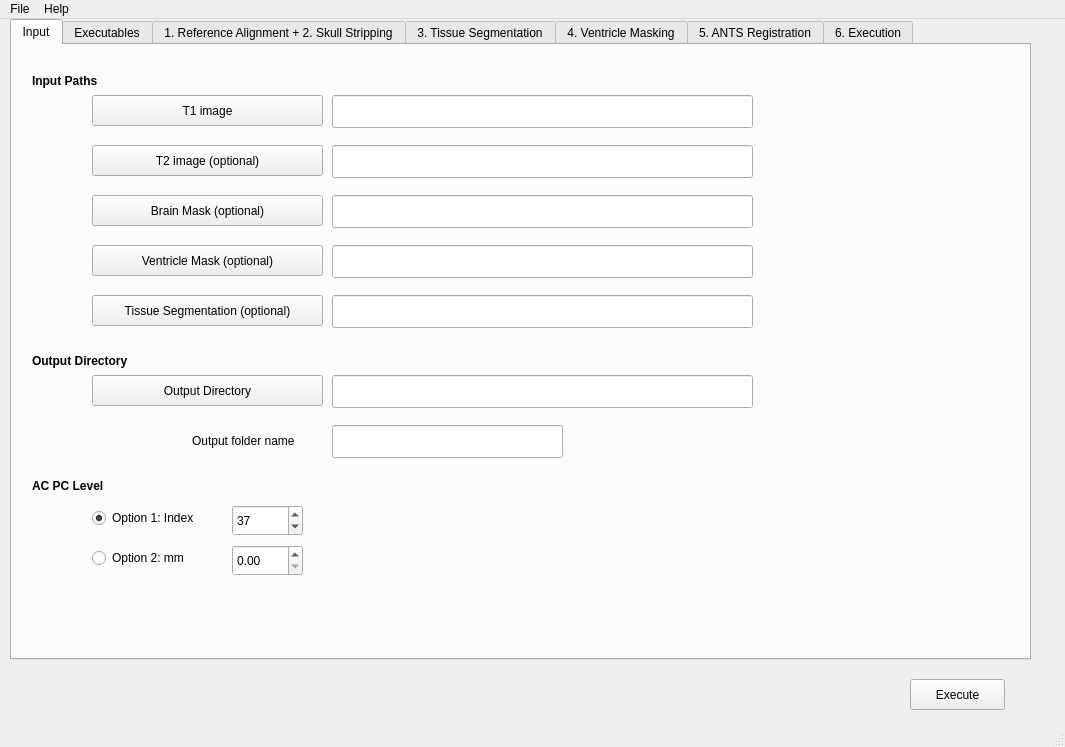
<?xml version="1.0" encoding="UTF-8"?>
<ui version="4.0">
 <class>CSFWindow</class>
 <widget class="QMainWindow" name="CSFWindow">
  <property name="geometry">
   <rect>
    <x>0</x>
    <y>0</y>
    <width>1065</width>
    <height>747</height>
   </rect>
  </property>
  <property name="windowTitle">
   <string>CSFWindow</string>
  </property>
  <widget class="QWidget" name="centralwidget">
   <widget class="QTabWidget" name="tabWidget">
    <property name="geometry">
     <rect>
      <x>10</x>
      <y>0</y>
      <width>1021</width>
      <height>641</height>
     </rect>
    </property>
    <property name="currentIndex">
     <number>0</number>
    </property>
    <widget class="QWidget" name="tab_input">
     <attribute name="title">
      <string>Input</string>
     </attribute>
     <widget class="QLabel" name="label_OutputFolderName">
      <property name="geometry">
       <rect>
        <x>180</x>
        <y>380</y>
        <width>131</width>
        <height>31</height>
       </rect>
      </property>
      <property name="text">
       <string>Output folder name</string>
      </property>
     </widget>
     <widget class="QPushButton" name="pushButton_T1img">
      <property name="geometry">
       <rect>
        <x>80</x>
        <y>50</y>
        <width>231</width>
        <height>31</height>
       </rect>
      </property>
      <property name="text">
       <string>T1 image</string>
      </property>
     </widget>
     <widget class="QPushButton" name="pushButton_T2img">
      <property name="geometry">
       <rect>
        <x>80</x>
        <y>100</y>
        <width>231</width>
        <height>31</height>
       </rect>
      </property>
      <property name="text">
       <string>T2 image (optional)</string>
      </property>
     </widget>
     <widget class="QPushButton" name="pushButton_BrainMask">
      <property name="geometry">
       <rect>
        <x>80</x>
        <y>150</y>
        <width>231</width>
        <height>31</height>
       </rect>
      </property>
      <property name="text">
       <string>Brain Mask (optional)</string>
      </property>
     </widget>
     <widget class="QPushButton" name="pushButton_VentricleMask">
      <property name="geometry">
       <rect>
        <x>80</x>
        <y>200</y>
        <width>231</width>
        <height>31</height>
       </rect>
      </property>
      <property name="text">
       <string>Ventricle Mask (optional)</string>
      </property>
     </widget>
     <widget class="QPushButton" name="pushButton_TissueSeg">
      <property name="geometry">
       <rect>
        <x>80</x>
        <y>250</y>
        <width>231</width>
        <height>31</height>
       </rect>
      </property>
      <property name="text">
       <string>Tissue Segmentation (optional)</string>
      </property>
     </widget>
     <widget class="QLineEdit" name="lineEdit_T1img">
      <property name="geometry">
       <rect>
        <x>320</x>
        <y>50</y>
        <width>421</width>
        <height>33</height>
       </rect>
      </property>
     </widget>
     <widget class="QLineEdit" name="lineEdit_T2img">
      <property name="geometry">
       <rect>
        <x>320</x>
        <y>100</y>
        <width>421</width>
        <height>33</height>
       </rect>
      </property>
     </widget>
     <widget class="QLineEdit" name="lineEdit_BrainMask">
      <property name="geometry">
       <rect>
        <x>320</x>
        <y>150</y>
        <width>421</width>
        <height>33</height>
       </rect>
      </property>
     </widget>
     <widget class="QLineEdit" name="lineEdit_VentriclMask">
      <property name="geometry">
       <rect>
        <x>320</x>
        <y>200</y>
        <width>421</width>
        <height>33</height>
       </rect>
      </property>
     </widget>
     <widget class="QLineEdit" name="lineEdit_TissueSeg">
      <property name="geometry">
       <rect>
        <x>320</x>
        <y>250</y>
        <width>421</width>
        <height>33</height>
       </rect>
      </property>
     </widget>
     <widget class="QLineEdit" name="lineEdit_OutputDir">
      <property name="geometry">
       <rect>
        <x>320</x>
        <y>330</y>
        <width>421</width>
        <height>33</height>
       </rect>
      </property>
     </widget>
     <widget class="QLabel" name="label_InputPaths">
      <property name="geometry">
       <rect>
        <x>20</x>
        <y>20</y>
        <width>131</width>
        <height>31</height>
       </rect>
      </property>
      <property name="font">
       <font>
        <weight>75</weight>
        <bold>true</bold>
       </font>
      </property>
      <property name="text">
       <string>Input Paths</string>
      </property>
     </widget>
     <widget class="QLabel" name="label_OutpuDirectory">
      <property name="geometry">
       <rect>
        <x>20</x>
        <y>300</y>
        <width>131</width>
        <height>31</height>
       </rect>
      </property>
      <property name="font">
       <font>
        <weight>75</weight>
        <bold>true</bold>
       </font>
      </property>
      <property name="text">
       <string>Output Directory</string>
      </property>
     </widget>
     <widget class="QLineEdit" name="lineEdit_OutputFolderName">
      <property name="geometry">
       <rect>
        <x>320</x>
        <y>380</y>
        <width>231</width>
        <height>33</height>
       </rect>
      </property>
     </widget>
     <widget class="QPushButton" name="pushButton_OutputDir">
      <property name="geometry">
       <rect>
        <x>80</x>
        <y>330</y>
        <width>231</width>
        <height>31</height>
       </rect>
      </property>
      <property name="text">
       <string>Output Directory</string>
      </property>
     </widget>
     <widget class="QLabel" name="label_AcPcLevel">
      <property name="geometry">
       <rect>
        <x>20</x>
        <y>430</y>
        <width>91</width>
        <height>21</height>
       </rect>
      </property>
      <property name="font">
       <font>
        <weight>75</weight>
        <bold>true</bold>
       </font>
      </property>
      <property name="text">
       <string>AC PC Level</string>
      </property>
     </widget>
     <widget class="QSpinBox" name="spinBox_Index">
      <property name="geometry">
       <rect>
        <x>220</x>
        <y>460</y>
        <width>71</width>
        <height>31</height>
       </rect>
      </property>
      <property name="value">
       <number>37</number>
      </property>
     </widget>
     <widget class="QDoubleSpinBox" name="doubleSpinBox_mm">
      <property name="geometry">
       <rect>
        <x>220</x>
        <y>500</y>
        <width>71</width>
        <height>31</height>
       </rect>
      </property>
      <property name="singleStep">
       <double>0.010000000000000</double>
      </property>
     </widget>
     <widget class="QRadioButton" name="radioButton_Index">
      <property name="geometry">
       <rect>
        <x>80</x>
        <y>460</y>
        <width>131</width>
        <height>26</height>
       </rect>
      </property>
      <property name="text">
       <string>Option 1: Index</string>
      </property>
      <property name="checked">
       <bool>true</bool>
      </property>
     </widget>
     <widget class="QRadioButton" name="radioButton_mm">
      <property name="geometry">
       <rect>
        <x>80</x>
        <y>500</y>
        <width>121</width>
        <height>26</height>
       </rect>
      </property>
      <property name="text">
       <string>Option 2: mm</string>
      </property>
     </widget>
    </widget>
    <widget class="QWidget" name="tab_executables">
     <attribute name="title">
      <string>Executables</string>
     </attribute>
     <widget class="QPushButton" name="pushButton_ABC">
      <property name="geometry">
       <rect>
        <x>60</x>
        <y>50</y>
        <width>151</width>
        <height>31</height>
       </rect>
      </property>
      <property name="text">
       <string>ABC</string>
      </property>
     </widget>
     <widget class="QPushButton" name="pushButton_ANTS">
      <property name="geometry">
       <rect>
        <x>60</x>
        <y>100</y>
        <width>151</width>
        <height>31</height>
       </rect>
      </property>
      <property name="text">
       <string>ANTS</string>
      </property>
     </widget>
     <widget class="QPushButton" name="pushButton_ITK">
      <property name="geometry">
       <rect>
        <x>60</x>
        <y>300</y>
        <width>151</width>
        <height>31</height>
       </rect>
      </property>
      <property name="text">
       <string>ITK Transform Tools</string>
      </property>
     </widget>
     <widget class="QPushButton" name="pushButton_FSLBET">
      <property name="geometry">
       <rect>
        <x>60</x>
        <y>200</y>
        <width>151</width>
        <height>31</height>
       </rect>
      </property>
      <property name="text">
       <string>FSLBET</string>
      </property>
     </widget>
     <widget class="QPushButton" name="pushButton_N4">
      <property name="geometry">
       <rect>
        <x>60</x>
        <y>350</y>
        <width>151</width>
        <height>31</height>
       </rect>
      </property>
      <property name="text">
       <string>N4</string>
      </property>
     </widget>
     <widget class="QPushButton" name="pushButton_ImageMath">
      <property name="geometry">
       <rect>
        <x>60</x>
        <y>250</y>
        <width>151</width>
        <height>31</height>
       </rect>
      </property>
      <property name="text">
       <string>ImageMath</string>
      </property>
     </widget>
     <widget class="QPushButton" name="pushButton_Python">
      <property name="geometry">
       <rect>
        <x>60</x>
        <y>400</y>
        <width>151</width>
        <height>31</height>
       </rect>
      </property>
      <property name="text">
       <string>Python</string>
      </property>
     </widget>
     <widget class="QPushButton" name="pushButton_ABCreset">
      <property name="geometry">
       <rect>
        <x>690</x>
        <y>50</y>
        <width>95</width>
        <height>31</height>
       </rect>
      </property>
      <property name="text">
       <string>Reset</string>
      </property>
     </widget>
     <widget class="QPushButton" name="pushButton_ANTSreset">
      <property name="geometry">
       <rect>
        <x>690</x>
        <y>100</y>
        <width>95</width>
        <height>31</height>
       </rect>
      </property>
      <property name="text">
       <string>Reset</string>
      </property>
     </widget>
     <widget class="QPushButton" name="pushButton_ITKreset">
      <property name="geometry">
       <rect>
        <x>690</x>
        <y>150</y>
        <width>95</width>
        <height>31</height>
       </rect>
      </property>
      <property name="text">
       <string>Reset</string>
      </property>
     </widget>
     <widget class="QPushButton" name="pushButton_FSLBETreset">
      <property name="geometry">
       <rect>
        <x>690</x>
        <y>200</y>
        <width>95</width>
        <height>31</height>
       </rect>
      </property>
      <property name="text">
       <string>Reset</string>
      </property>
     </widget>
     <widget class="QPushButton" name="pushButton_N4reset">
      <property name="geometry">
       <rect>
        <x>690</x>
        <y>250</y>
        <width>95</width>
        <height>31</height>
       </rect>
      </property>
      <property name="text">
       <string>Reset</string>
      </property>
     </widget>
     <widget class="QPushButton" name="pushButton_ImageMathReset">
      <property name="geometry">
       <rect>
        <x>690</x>
        <y>300</y>
        <width>95</width>
        <height>31</height>
       </rect>
      </property>
      <property name="text">
       <string>Reset</string>
      </property>
     </widget>
     <widget class="QPushButton" name="pushButton_PythonRest">
      <property name="geometry">
       <rect>
        <x>690</x>
        <y>350</y>
        <width>95</width>
        <height>31</height>
       </rect>
      </property>
      <property name="text">
       <string>Reset</string>
      </property>
     </widget>
     <widget class="QLineEdit" name="lineEdit_ABC">
      <property name="geometry">
       <rect>
        <x>220</x>
        <y>50</y>
        <width>461</width>
        <height>33</height>
       </rect>
      </property>
      <property name="text">
       <string/>
      </property>
     </widget>
     <widget class="QLineEdit" name="lineEdit_ANTS">
      <property name="geometry">
       <rect>
        <x>220</x>
        <y>100</y>
        <width>461</width>
        <height>33</height>
       </rect>
      </property>
     </widget>
     <widget class="QLineEdit" name="lineEdit_BRAINSFit">
      <property name="geometry">
       <rect>
        <x>220</x>
        <y>150</y>
        <width>461</width>
        <height>33</height>
       </rect>
      </property>
     </widget>
     <widget class="QLineEdit" name="lineEdit_FSLBET">
      <property name="geometry">
       <rect>
        <x>220</x>
        <y>200</y>
        <width>461</width>
        <height>33</height>
       </rect>
      </property>
     </widget>
     <widget class="QLineEdit" name="lineEdit_ImageMath">
      <property name="geometry">
       <rect>
        <x>220</x>
        <y>250</y>
        <width>461</width>
        <height>33</height>
       </rect>
      </property>
     </widget>
     <widget class="QLineEdit" name="lineEdit_ITK">
      <property name="geometry">
       <rect>
        <x>220</x>
        <y>300</y>
        <width>461</width>
        <height>33</height>
       </rect>
      </property>
     </widget>
     <widget class="QLineEdit" name="lineEdit_N4">
      <property name="geometry">
       <rect>
        <x>220</x>
        <y>350</y>
        <width>461</width>
        <height>33</height>
       </rect>
      </property>
     </widget>
     <widget class="QLabel" name="label_executables">
      <property name="geometry">
       <rect>
        <x>20</x>
        <y>20</y>
        <width>151</width>
        <height>21</height>
       </rect>
      </property>
      <property name="font">
       <font>
        <weight>75</weight>
        <bold>true</bold>
       </font>
      </property>
      <property name="text">
       <string>Executables</string>
      </property>
     </widget>
     <widget class="QPushButton" name="pushButton_BRAINSFit">
      <property name="geometry">
       <rect>
        <x>60</x>
        <y>150</y>
        <width>151</width>
        <height>31</height>
       </rect>
      </property>
      <property name="text">
       <string>BRAINSFit</string>
      </property>
     </widget>
     <widget class="QLineEdit" name="lineEdit_Python">
      <property name="geometry">
       <rect>
        <x>220</x>
        <y>400</y>
        <width>461</width>
        <height>33</height>
       </rect>
      </property>
     </widget>
     <widget class="QPushButton" name="pushButton_BRAINSFitRest">
      <property name="geometry">
       <rect>
        <x>690</x>
        <y>400</y>
        <width>95</width>
        <height>31</height>
       </rect>
      </property>
      <property name="text">
       <string>Reset</string>
      </property>
     </widget>
    </widget>
    <widget class="QWidget" name="tab_RAandSS">
     <attribute name="title">
      <string>1. Reference Alignment + 2. Skull Stripping</string>
     </attribute>
     <widget class="QRadioButton" name="radioButton_rigidRegistration">
      <property name="geometry">
       <rect>
        <x>60</x>
        <y>50</y>
        <width>211</width>
        <height>26</height>
       </rect>
      </property>
      <property name="text">
       <string>Perform rigid registration</string>
      </property>
      <property name="checked">
       <bool>true</bool>
      </property>
     </widget>
     <widget class="QRadioButton" name="radioButton_preAligned">
      <property name="geometry">
       <rect>
        <x>60</x>
        <y>80</y>
        <width>201</width>
        <height>26</height>
       </rect>
      </property>
      <property name="text">
       <string>My data is pre-aligned</string>
      </property>
     </widget>
     <widget class="QCheckBox" name="checkBox_SkullStripping">
      <property name="geometry">
       <rect>
        <x>50</x>
        <y>220</y>
        <width>381</width>
        <height>26</height>
       </rect>
      </property>
      <property name="contextMenuPolicy">
       <enum>Qt::PreventContextMenu</enum>
      </property>
      <property name="text">
       <string>Perform automatic skull-stripping</string>
      </property>
      <property name="checked">
       <bool>true</bool>
      </property>
     </widget>
     <widget class="QLabel" name="label_ReferenceAlignment">
      <property name="geometry">
       <rect>
        <x>20</x>
        <y>20</y>
        <width>171</width>
        <height>21</height>
       </rect>
      </property>
      <property name="font">
       <font>
        <weight>75</weight>
        <bold>true</bold>
       </font>
      </property>
      <property name="text">
       <string>1. Reference Alignment</string>
      </property>
     </widget>
     <widget class="QLabel" name="label_SkullStripping">
      <property name="geometry">
       <rect>
        <x>20</x>
        <y>190</y>
        <width>191</width>
        <height>21</height>
       </rect>
      </property>
      <property name="font">
       <font>
        <weight>75</weight>
        <bold>true</bold>
       </font>
      </property>
      <property name="text">
       <string>2. Skull Stripping</string>
      </property>
     </widget>
     <widget class="QPushButton" name="pushButton_ReferenceAtlasDir">
      <property name="geometry">
       <rect>
        <x>60</x>
        <y>120</y>
        <width>201</width>
        <height>31</height>
       </rect>
      </property>
      <property name="text">
       <string>Reference Atlas Directory</string>
      </property>
     </widget>
     <widget class="QLineEdit" name="lineEdit_ReferenceAtlasDir">
      <property name="geometry">
       <rect>
        <x>280</x>
        <y>120</y>
        <width>461</width>
        <height>33</height>
       </rect>
      </property>
     </widget>
    </widget>
    <widget class="QWidget" name="tab_TissueSeg">
     <attribute name="title">
      <string>3. Tissue Segmentation</string>
     </attribute>
     <widget class="QLabel" name="label_CSFLabel">
      <property name="geometry">
       <rect>
        <x>270</x>
        <y>100</y>
        <width>71</width>
        <height>31</height>
       </rect>
      </property>
      <property name="text">
       <string>CSF-Label</string>
      </property>
     </widget>
     <widget class="QSpinBox" name="spinBox_CSFLabel">
      <property name="geometry">
       <rect>
        <x>360</x>
        <y>100</y>
        <width>52</width>
        <height>31</height>
       </rect>
      </property>
      <property name="value">
       <number>3</number>
      </property>
     </widget>
     <widget class="QCheckBox" name="checkBox_TissueSeg">
      <property name="geometry">
       <rect>
        <x>30</x>
        <y>30</y>
        <width>241</width>
        <height>26</height>
       </rect>
      </property>
      <property name="text">
       <string>Perform tissue segmentation</string>
      </property>
      <property name="checked">
       <bool>true</bool>
      </property>
     </widget>
     <widget class="QLabel" name="label_TissueSeg">
      <property name="geometry">
       <rect>
        <x>30</x>
        <y>70</y>
        <width>271</width>
        <height>21</height>
       </rect>
      </property>
      <property name="font">
       <font>
        <weight>75</weight>
        <bold>true</bold>
       </font>
      </property>
      <property name="text">
       <string>&lt;html&gt;&lt;head/&gt;&lt;body&gt;&lt;p&gt;Tissue Segmentation Parameters&lt;/p&gt;&lt;/body&gt;&lt;/html&gt;</string>
      </property>
     </widget>
     <widget class="QLineEdit" name="lineEdit_TissueSegAtlas">
      <property name="geometry">
       <rect>
        <x>360</x>
        <y>150</y>
        <width>401</width>
        <height>33</height>
       </rect>
      </property>
     </widget>
     <widget class="QPushButton" name="pushButton_TissueSegAtlas">
      <property name="geometry">
       <rect>
        <x>80</x>
        <y>150</y>
        <width>261</width>
        <height>31</height>
       </rect>
      </property>
      <property name="text">
       <string>Tissue Segmentation Atlas Directory</string>
      </property>
     </widget>
    </widget>
    <widget class="QWidget" name="tab_VentricleMasking">
     <attribute name="title">
      <string>4. Ventricle Masking</string>
     </attribute>
     <widget class="QLabel" name="label_VerticleMasking">
      <property name="geometry">
       <rect>
        <x>30</x>
        <y>60</y>
        <width>211</width>
        <height>31</height>
       </rect>
      </property>
      <property name="font">
       <font>
        <weight>75</weight>
        <bold>true</bold>
       </font>
      </property>
      <property name="text">
       <string>Ventricle Masking Parameters</string>
      </property>
     </widget>
     <widget class="QLabel" name="label_ROIAtalsT1">
      <property name="geometry">
       <rect>
        <x>170</x>
        <y>90</y>
        <width>81</width>
        <height>31</height>
       </rect>
      </property>
      <property name="text">
       <string>ROI Atlas T1</string>
      </property>
     </widget>
     <widget class="QLabel" name="label_ROIAtalsLabel">
      <property name="geometry">
       <rect>
        <x>150</x>
        <y>140</y>
        <width>111</width>
        <height>31</height>
       </rect>
      </property>
      <property name="text">
       <string>ROI Atlas Label</string>
      </property>
     </widget>
     <widget class="QSpinBox" name="spinBox_LeftVentricleLabel">
      <property name="geometry">
       <rect>
        <x>270</x>
        <y>190</y>
        <width>61</width>
        <height>31</height>
       </rect>
      </property>
      <property name="value">
       <number>45</number>
      </property>
     </widget>
     <widget class="QSpinBox" name="spinBox_RightVentricleLabel">
      <property name="geometry">
       <rect>
        <x>270</x>
        <y>240</y>
        <width>61</width>
        <height>31</height>
       </rect>
      </property>
      <property name="value">
       <number>46</number>
      </property>
     </widget>
     <widget class="QLabel" name="label_LeftVentricleLabel">
      <property name="geometry">
       <rect>
        <x>130</x>
        <y>190</y>
        <width>131</width>
        <height>31</height>
       </rect>
      </property>
      <property name="text">
       <string>Left Ventricle Label</string>
      </property>
     </widget>
     <widget class="QLabel" name="label_RightVentricleLabel">
      <property name="geometry">
       <rect>
        <x>120</x>
        <y>240</y>
        <width>141</width>
        <height>31</height>
       </rect>
      </property>
      <property name="text">
       <string>Right Ventricle Label</string>
      </property>
     </widget>
     <widget class="QLineEdit" name="lineEdit_ROIAtalsT1">
      <property name="geometry">
       <rect>
        <x>270</x>
        <y>90</y>
        <width>421</width>
        <height>33</height>
       </rect>
      </property>
     </widget>
     <widget class="QLineEdit" name="lineEdit_ROIAtalsLabel">
      <property name="geometry">
       <rect>
        <x>270</x>
        <y>140</y>
        <width>421</width>
        <height>33</height>
       </rect>
      </property>
     </widget>
     <widget class="QCheckBox" name="checkBox_VerticleMasking">
      <property name="geometry">
       <rect>
        <x>20</x>
        <y>30</y>
        <width>371</width>
        <height>26</height>
       </rect>
      </property>
      <property name="text">
       <string>Perform ventircle masking</string>
      </property>
      <property name="checked">
       <bool>true</bool>
      </property>
     </widget>
    </widget>
    <widget class="QWidget" name="tab_ANTSregistration">
     <attribute name="title">
      <string>5. ANTS Registration</string>
     </attribute>
     <widget class="QLabel" name="label_ANTSregistration">
      <property name="geometry">
       <rect>
        <x>20</x>
        <y>20</y>
        <width>171</width>
        <height>21</height>
       </rect>
      </property>
      <property name="font">
       <font>
        <weight>75</weight>
        <bold>true</bold>
       </font>
      </property>
      <property name="text">
       <string>ANTS Registration Parameters</string>
      </property>
     </widget>
     <widget class="QLabel" name="label_RegType1">
      <property name="geometry">
       <rect>
        <x>60</x>
        <y>60</y>
        <width>151</width>
        <height>21</height>
       </rect>
      </property>
      <property name="text">
       <string>Registration Type</string>
      </property>
     </widget>
     <widget class="QLabel" name="label_RegType2">
      <property name="geometry">
       <rect>
        <x>60</x>
        <y>90</y>
        <width>171</width>
        <height>21</height>
       </rect>
      </property>
      <property name="font">
       <font>
        <italic>true</italic>
       </font>
      </property>
      <property name="text">
       <string>ANTS Registration Type</string>
      </property>
     </widget>
     <widget class="QLabel" name="label_TransformationStep1">
      <property name="geometry">
       <rect>
        <x>60</x>
        <y>140</y>
        <width>141</width>
        <height>21</height>
       </rect>
      </property>
      <property name="text">
       <string>Transformation Step</string>
      </property>
     </widget>
     <widget class="QLabel" name="label_TransformationStep2">
      <property name="geometry">
       <rect>
        <x>60</x>
        <y>170</y>
        <width>291</width>
        <height>21</height>
       </rect>
      </property>
      <property name="font">
       <font>
        <italic>true</italic>
       </font>
      </property>
      <property name="text">
       <string>Diffeomorphic gradient descent step length</string>
      </property>
     </widget>
     <widget class="QLabel" name="label_Iterations1">
      <property name="geometry">
       <rect>
        <x>60</x>
        <y>220</y>
        <width>66</width>
        <height>21</height>
       </rect>
      </property>
      <property name="text">
       <string>Iterations</string>
      </property>
     </widget>
     <widget class="QLabel" name="label_Iterations2">
      <property name="geometry">
       <rect>
        <x>60</x>
        <y>250</y>
        <width>241</width>
        <height>21</height>
       </rect>
      </property>
      <property name="font">
       <font>
        <italic>true</italic>
       </font>
      </property>
      <property name="text">
       <string>ANTS Iterations for diffeomorphism</string>
      </property>
     </widget>
     <widget class="QLabel" name="label_Metric1">
      <property name="geometry">
       <rect>
        <x>60</x>
        <y>290</y>
        <width>111</width>
        <height>21</height>
       </rect>
      </property>
      <property name="text">
       <string>Similarity Metric</string>
      </property>
     </widget>
     <widget class="QLabel" name="label_Metric2">
      <property name="geometry">
       <rect>
        <x>60</x>
        <y>320</y>
        <width>431</width>
        <height>21</height>
       </rect>
      </property>
      <property name="font">
       <font>
        <italic>true</italic>
       </font>
      </property>
      <property name="text">
       <string>ANTS Similarity Metric type: CC=Cross-Correlation,</string>
      </property>
     </widget>
     <widget class="QLabel" name="label_Metric3">
      <property name="geometry">
       <rect>
        <x>60</x>
        <y>340</y>
        <width>371</width>
        <height>21</height>
       </rect>
      </property>
      <property name="font">
       <font>
        <italic>true</italic>
       </font>
      </property>
      <property name="text">
       <string>MI=Mutual Information, MSQ=Mean Square Difference</string>
      </property>
     </widget>
     <widget class="QLabel" name="label_SimilarityParameter1">
      <property name="geometry">
       <rect>
        <x>60</x>
        <y>390</y>
        <width>311</width>
        <height>21</height>
       </rect>
      </property>
      <property name="text">
       <string>Similarity Parameter</string>
      </property>
      <property name="buddy">
       <cstring>label_SimilarityParameter1</cstring>
      </property>
     </widget>
     <widget class="QLabel" name="label_SimilarityParameter2">
      <property name="geometry">
       <rect>
        <x>60</x>
        <y>420</y>
        <width>421</width>
        <height>21</height>
       </rect>
      </property>
      <property name="font">
       <font>
        <italic>true</italic>
       </font>
      </property>
      <property name="text">
       <string>Region Radius for CC, number of bins for MI, etc.</string>
      </property>
     </widget>
     <widget class="QLabel" name="label_GaussianSigma1">
      <property name="geometry">
       <rect>
        <x>60</x>
        <y>460</y>
        <width>161</width>
        <height>21</height>
       </rect>
      </property>
      <property name="text">
       <string>Gaussian Sigma</string>
      </property>
     </widget>
     <widget class="QLabel" name="label_GaussianSigma2">
      <property name="geometry">
       <rect>
        <x>60</x>
        <y>490</y>
        <width>231</width>
        <height>21</height>
       </rect>
      </property>
      <property name="font">
       <font>
        <italic>true</italic>
       </font>
      </property>
      <property name="text">
       <string>ANTS Gaussian Sigma</string>
      </property>
     </widget>
     <widget class="QLabel" name="label_T1Weight">
      <property name="geometry">
       <rect>
        <x>60</x>
        <y>540</y>
        <width>81</width>
        <height>21</height>
       </rect>
      </property>
      <property name="text">
       <string>T1 Weight</string>
      </property>
     </widget>
     <widget class="QComboBox" name="comboBox_RegType">
      <property name="geometry">
       <rect>
        <x>480</x>
        <y>80</y>
        <width>151</width>
        <height>31</height>
       </rect>
      </property>
      <item>
       <property name="text">
        <string>GreedyDiffeo</string>
       </property>
      </item>
      <item>
       <property name="text">
        <string>Rigid</string>
       </property>
      </item>
      <item>
       <property name="text">
        <string>Affine</string>
       </property>
      </item>
      <item>
       <property name="text">
        <string>SpatioTempDiffeo</string>
       </property>
      </item>
     </widget>
     <widget class="QSpinBox" name="spinBox_SimilarityParameter">
      <property name="geometry">
       <rect>
        <x>560</x>
        <y>420</y>
        <width>71</width>
        <height>31</height>
       </rect>
      </property>
      <property name="value">
       <number>4</number>
      </property>
     </widget>
     <widget class="QSpinBox" name="spinBox_T1Weight">
      <property name="geometry">
       <rect>
        <x>560</x>
        <y>540</y>
        <width>71</width>
        <height>31</height>
       </rect>
      </property>
      <property name="value">
       <number>1</number>
      </property>
     </widget>
     <widget class="QDoubleSpinBox" name="doubleSpinBox_GaussianSigma">
      <property name="geometry">
       <rect>
        <x>560</x>
        <y>480</y>
        <width>71</width>
        <height>31</height>
       </rect>
      </property>
      <property name="singleStep">
       <double>0.010000000000000</double>
      </property>
     </widget>
     <widget class="QDoubleSpinBox" name="doubleSpinBox_TransformationStep">
      <property name="geometry">
       <rect>
        <x>560</x>
        <y>160</y>
        <width>71</width>
        <height>31</height>
       </rect>
      </property>
      <property name="singleStep">
       <double>0.010000000000000</double>
      </property>
      <property name="value">
       <double>0.250000000000000</double>
      </property>
     </widget>
     <widget class="QLineEdit" name="lineEdit_Iterations">
      <property name="geometry">
       <rect>
        <x>482</x>
        <y>250</y>
        <width>151</width>
        <height>33</height>
       </rect>
      </property>
      <property name="text">
       <string>100x50x25</string>
      </property>
     </widget>
     <widget class="QComboBox" name="comboBox_Metric">
      <property name="geometry">
       <rect>
        <x>480</x>
        <y>330</y>
        <width>151</width>
        <height>31</height>
       </rect>
      </property>
      <item>
       <property name="text">
        <string>CC</string>
       </property>
      </item>
      <item>
       <property name="text">
        <string>MI</string>
       </property>
      </item>
      <item>
       <property name="text">
        <string>MSQ</string>
       </property>
      </item>
     </widget>
    </widget>
    <widget class="QWidget" name="tab_execution">
     <attribute name="title">
      <string>6. Execution</string>
     </attribute>
     <widget class="QLabel" name="label">
      <property name="geometry">
       <rect>
        <x>40</x>
        <y>30</y>
        <width>66</width>
        <height>31</height>
       </rect>
      </property>
      <property name="text">
       <string>Run it on:</string>
      </property>
     </widget>
     <widget class="QComboBox" name="comboBox_Metric_2">
      <property name="geometry">
       <rect>
        <x>110</x>
        <y>30</y>
        <width>71</width>
        <height>31</height>
       </rect>
      </property>
      <item>
       <property name="text">
        <string>local</string>
       </property>
      </item>
      <item>
       <property name="text">
        <string>killdevil</string>
       </property>
      </item>
     </widget>
     <widget class="QListView" name="listView">
      <property name="geometry">
       <rect>
        <x>40</x>
        <y>70</y>
        <width>731</width>
        <height>481</height>
       </rect>
      </property>
     </widget>
    </widget>
   </widget>
   <widget class="QPushButton" name="pushButton_execute">
    <property name="geometry">
     <rect>
      <x>910</x>
      <y>660</y>
      <width>95</width>
      <height>31</height>
     </rect>
    </property>
    <property name="text">
     <string>Execute</string>
    </property>
   </widget>
   <zorder>tabWidget</zorder>
   <zorder>pushButton_execute</zorder>
   <zorder>checkBox_SkullStripping</zorder>
   <zorder>label_SkullStripping</zorder>
  </widget>
  <widget class="QMenuBar" name="menubar">
   <property name="geometry">
    <rect>
     <x>0</x>
     <y>0</y>
     <width>1065</width>
     <height>27</height>
    </rect>
   </property>
   <widget class="QMenu" name="menu">
    <property name="title">
     <string>File</string>
    </property>
    <addaction name="action_LoadData"/>
    <addaction name="action_SaveData"/>
    <addaction name="separator"/>
    <addaction name="action_LoadParameter"/>
    <addaction name="action_SaveParameter"/>
    <addaction name="separator"/>
    <addaction name="action_LoadSoftware"/>
    <addaction name="action_SaveSoftware"/>
    <addaction name="separator"/>
    <addaction name="action_Quit"/>
   </widget>
   <widget class="QMenu" name="menuHelp">
    <property name="title">
     <string>Help</string>
    </property>
    <addaction name="actionAbout"/>
   </widget>
   <addaction name="menu"/>
   <addaction name="menuHelp"/>
  </widget>
  <widget class="QStatusBar" name="statusbar"/>
  <action name="action_LoadData">
   <property name="text">
    <string>Load  Data Configuration</string>
   </property>
  </action>
  <action name="action_SaveData">
   <property name="text">
    <string>Save  Data Configuration</string>
   </property>
  </action>
  <action name="action_LoadParameter">
   <property name="text">
    <string>Load  Parameter Configuration</string>
   </property>
  </action>
  <action name="action_SaveParameter">
   <property name="text">
    <string>Save Parameter Configuration</string>
   </property>
  </action>
  <action name="action_LoadSoftware">
   <property name="text">
    <string>Load  Software Configuration</string>
   </property>
  </action>
  <action name="action_SaveSoftware">
   <property name="text">
    <string>Save  Software Configuration</string>
   </property>
  </action>
  <action name="actionAbout">
   <property name="text">
    <string>About</string>
   </property>
  </action>
  <action name="action_Quit">
   <property name="text">
    <string>Quit</string>
   </property>
  </action>
 </widget>
 <resources/>
 <connections/>
</ui>
